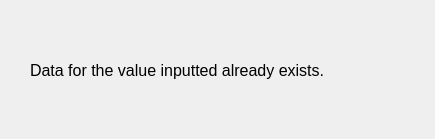
<?xml version="1.0" encoding="UTF-8"?>
<ui version="4.0">
 <class>alreadyExists</class>
 <widget class="QDialog" name="alreadyExists">
  <property name="geometry">
   <rect>
    <x>0</x>
    <y>0</y>
    <width>435</width>
    <height>139</height>
   </rect>
  </property>
  <property name="windowTitle">
   <string>Already Exists</string>
  </property>
  <widget class="QLabel" name="label_2">
   <property name="geometry">
    <rect>
     <x>30</x>
     <y>30</y>
     <width>391</width>
     <height>81</height>
    </rect>
   </property>
   <property name="font">
    <font>
     <pointsize>12</pointsize>
    </font>
   </property>
   <property name="text">
    <string>Data for the value inputted already exists.</string>
   </property>
  </widget>
 </widget>
 <resources/>
 <connections/>
</ui>
